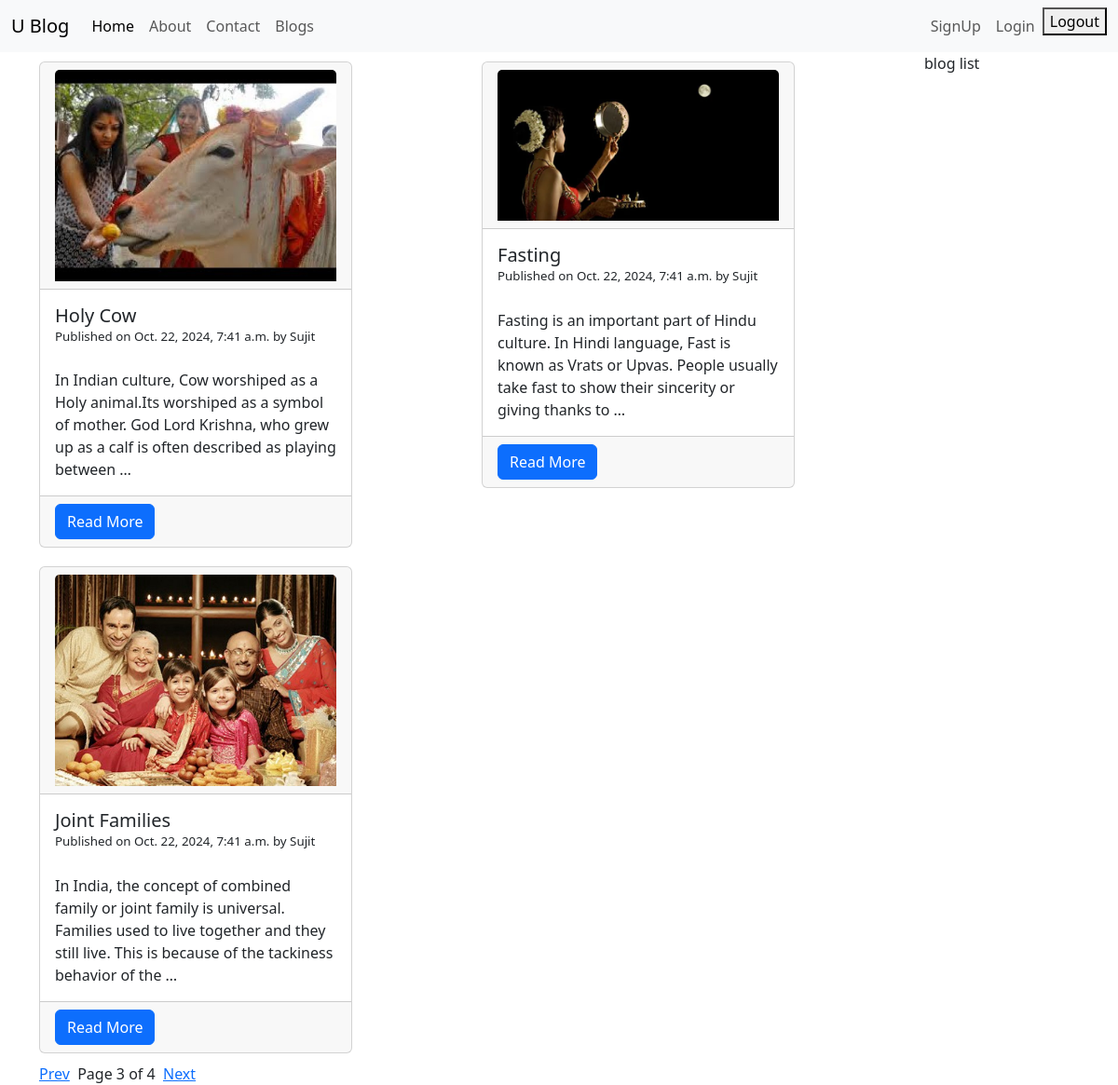
Page /blog/?page=3 on the committed database.
### blog/models.py (models this page shows, shortened)
class BlogTable(models.Model):
    STATUS_CHOICE = (('draft','Draft'),('publised','Published'))
    title = models.CharField(max_length=256)
    slug = models.SlugField(max_length=264)
    author = models.ForeignKey(User, related_name='blog_posts', on_delete=models.DO_NOTHING)
    body = models.TextField()
    image = models.ImageField(upload_to='blog/')
    publish = models.DateTimeField(default=timezone.now)
    created = models.DateTimeField(auto_now_add=True)
    updated = models.DateTimeField(auto_now=True)
    status = models.CharField(max_length=10, choices=STATUS_CHOICE, default='draft')
    objects = CustomeManager()
    class Meta:
        ordering =('-publish',)

### blog/views.py (the view)
# urls.py: path('', views.blog_list_view, name="blog"),
def blog_list_view(request):
    post_list = BlogTable.objects.all()
    paginator = Paginator(post_list, 3)
    page_number = request.GET.get('page')
    try:
        post_list = paginator.page(page_number)
    except PageNotAnInteger:
        post_list = paginator.page(1)
    except EmptyPage:
        post_list = paginator.page(paginator.num_pages)
    print(post_list)
    print(type(post_list))
    print(str(post_list))
    dict_data = {
        'page_list' : post_list
    }
    response = render(request, 'blog/home.html', context=dict_data)
    return response

### blog/models.py (called while the page is built)
    def get_queryset(self):
        return super().get_queryset().filter(status='draft')

### templates/blog/home.html (shortened to what this page needs)
<!DOCTYPE html>
{% extends "blog/base.html" %}
{% load cust_filters%}
{% block body_block %}
<div class="row">
    {%for blogs in page_list %}
    <div class="col cust-colume">
        <div class="card" style="width: 21rem;">
            <div class="card-header">
                <img class="card-img-top" src="{{blogs.image}}" alt="Card image">
            </div>
            <div class="card-body">
                <h5 class="card-title" style="margin-bottom: 0px;">{{blogs.title}}</h5>
                <p class='custom-datetime'>Published on {{blogs.publish}} by {{blogs.author|title}}</p>
                <p class="card-text">{{blogs.body|truncatewords:30}}</p>
            </div>
            <div class="card-footer">
                <a href="{% url 'blog_details' blogs.slug %}" class="btn btn-primary">Read More</a>
            </div>
        </div>
    </div>
    {%endfor%}
</div>
<div class="row">
    {% include "blog/pagination.html" with page=page_list %}
</div>
{% endblock  %}

### static/css/custom1.css (style rules this page uses)
.cust-colume { padding-top: 10px; padding-bottom: 10px; }
.custom-datetime { font-size: smaller; padding-top: 1px; padding-bottom: 5px; margin-top: 0px; margin-bottom: 20px; }

### rows in the picture
BlogTable: image (picture), title "Holy Cow", publish "Oct. 22, 2024, 7:41 a.m.", author "Sujit", body "In Indian culture, Cow worshiped as a Holy animal.Its worshiped as a symbol of mother. God Lord Krishna, who grew up as a calf is often described as playing between …"
BlogTable: image (picture), title "Fasting", publish "Oct. 22, 2024, 7:41 a.m.", author "Sujit", body "Fasting is an important part of Hindu culture. In Hindi language, Fast is known as Vrats or Upvas. People usually take fast to show their sincerity or giving thanks to …"
BlogTable: image (picture), title "Joint Families", publish "Oct. 22, 2024, 7:41 a.m.", author "Sujit", body "In India, the concept of combined family or joint family is universal. Families used to live together and they still live. This is because of the tackiness behavior of the …"

### other values in the picture
{{ page.number }} "3"
{{ page.paginator.num_pages }} "4"
